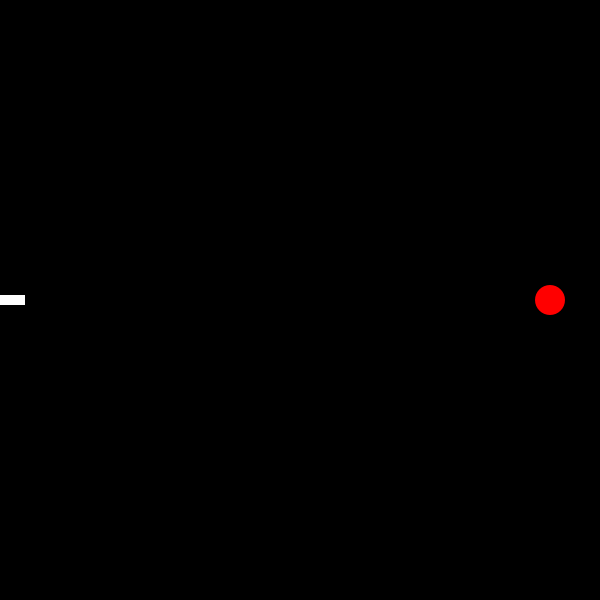
Frame 1 (no input)
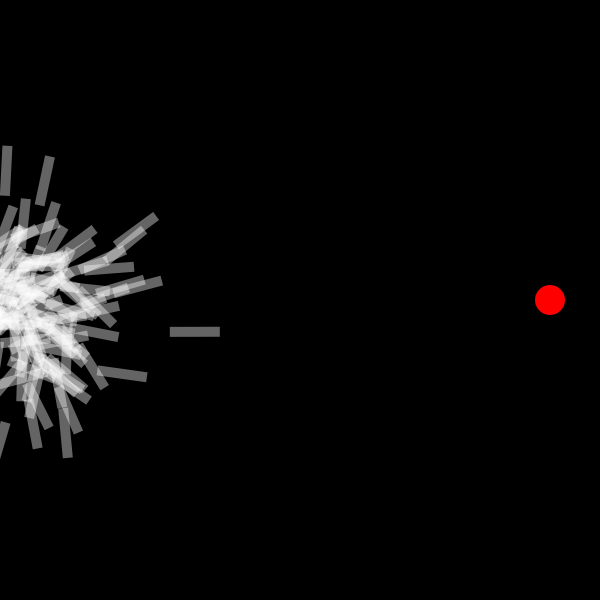
Frame 60 (the mouse pressed at the canvas centre just before this capture)
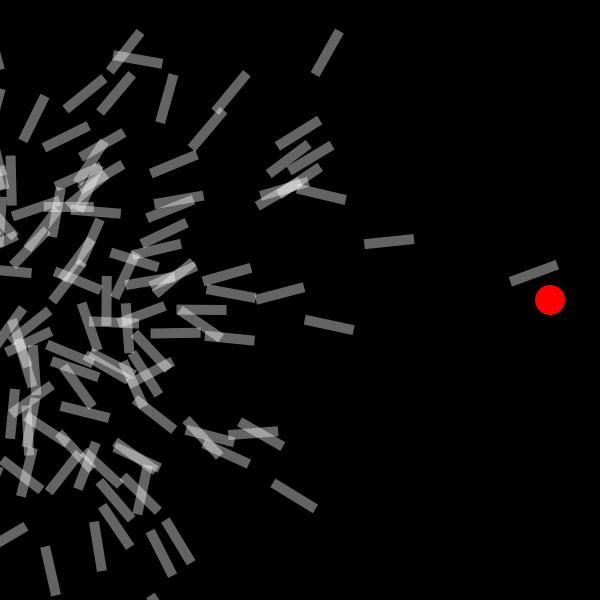
Frame 120 (the mouse held since frame 60 and released just before this capture)

The Processing sketch that drew these frames (run headless with seeded random() and noise(); from frame 60 on, the mouse is pressed at the canvas centre):

// Processing sketch: smart_roketsV2
// ── smart_roketsV2.pde
barrage barrage;
PVector target; //variabile globale! funziona anche sulle altre schede!
float maxvel = 0.3;
int maxpop = 200;
int life = 200;
PVector origin;
int death = 0;

void setup(){//intelligenza artificiale
  origin = new PVector (0, height / 2);
  noStroke();
  target = new PVector(width - 50, height / 2);
  size(600, 600);
  background(0);
  rectMode(CENTER);
  
  barrage = new barrage();
}

void draw(){
 
  background(0);
  fill(255,0,0);
 circle(target.x, target.y, 30);
 if(death >= life){
 
   barrage.evaluate();
   barrage.selection();
   death = 0;
 }
  
  barrage.fire();
  
  
  death++;
}

// ── DNA.pde
class DNA {//funzioni: crossover e mutazione

  float mutchan = 0;
  PVector [] genes;

  DNA() {
    genes = new PVector [life];

    for (int i = 0; i < life; i++) {
      genes[i] = PVector.random2D();
      genes[i].setMag(maxvel);
    }
  }  


  DNA(PVector [] newgenes) {

    genes = newgenes;
 
}

  DNA crossover(DNA patner) {

    PVector [] newgenes = new PVector [life];

    int mid = floor(life / 2);

    for (int i = 0; i < life; i++) {

      if (i <= mid) {
        newgenes[i] = genes[i];
      } else {
        newgenes[i] = patner.genes[i];
      }
    }

    return new DNA (newgenes);
  }

  void mutate() {

    for (int i = 0; i < life; i++) {

      if (mutchan > random(1)) {

        genes[i] = PVector.random2D();
      }
    }
  }
}

// ── barrage.pde
class barrage {//funzioni: selezione e accoppiamento

  missile [] population;

  ArrayList <missile> matingpool;

  barrage() {

    matingpool = new ArrayList <missile>();

    population = new missile [maxpop];

    for (int i = 0; i < maxpop; i++) {

      population[i] = new missile();
    }
  }

  void evaluate(){
    float maxfit = 0;
    float avfit = 0;
  for (missile n : population) {
    n.fitness();
    avfit += n.fitness;
    if (n.fitness > maxfit) {
      maxfit = n.fitness;
      
    }
  }

  avfit /= population.length;
print(' ',avfit);
  for (missile m : population) {  
    m.fitness /= maxfit;
  }

   matingpool = new ArrayList <missile> ();
  
  for (missile m : population) {

    float chance = m.fitness * 100;
   
    for (int i = 0; i < chance; i++) {
      matingpool.add(m);

    }
  }
  
}


  missile rand(ArrayList <missile> popul) {

  int rand = int(random((popul.size() - 1)));

  return popul.get(rand);
}


void selection() {

  missile [] newgener = new missile [maxpop];

  for (int i = 0; i < maxpop; i++) {  

    missile A = rand(matingpool);
    missile B = rand(matingpool);

    DNA newdna = A.dna.crossover(B.dna);
    newdna.mutate();
    newgener[i] = new missile(newdna);
  }

  population = newgener;
}


void fire() {

  for (missile m : population) {

    m.move();
    m.create();
  }
}
}

// ── missile.pde
class missile {//funzioni: calcolo fitness

  DNA dna;
  PVector loc;
  PVector vel;
  PVector acc;
  boolean arrived;
  boolean crushed;
  float fitness;
  int counter = 0;
 

  missile() {//doppio costurttore, se il missile non eredita un dna ne crea uno casuale

    this(new DNA());
  }

  missile(DNA erdna) {

    dna = erdna;
    fitness = 0;
    loc = origin.copy();
    vel = new PVector ();
    acc = new PVector ();
    arrived = false;
    crushed = false;
  }

  void appfor(PVector f) {
    
    acc.add(f.copy());
  
}

  void fitness(){
    
    float d = distancet();
   fitness = map(d, 0, width, width, 0); //quando la distanza è 0 la fitness è uguale a width, e viceversa
   
  if(arrived){
    fitness *= 1000;
  }else if((loc.x < 0 || loc.x > width) || (loc.y < 0 || loc.y > height)){
   fitness = 0; 
  }

}

float distancet(){
  
 return dist(loc.x, loc.y, target.x, target.y); 
  
  
}

  void move() {

   if(!arrived){
    if(counter > 0){
      appfor(dna.genes [counter]);
    }
    
    counter++;
    
    vel.add(acc);
    loc.add(vel);
    
    acc.mult(0);
    
    if(distancet() < 20){
      
      arrived = true;
      loc = target.copy();
    }
   }
  }

  void create() {
    
    pushMatrix();
    fill(255, 100);
    translate(loc.x, loc.y);
    rotate(vel.heading() + radians(90));
    rect(0, 0, 10, 50);
    popMatrix();
    
  }
}
